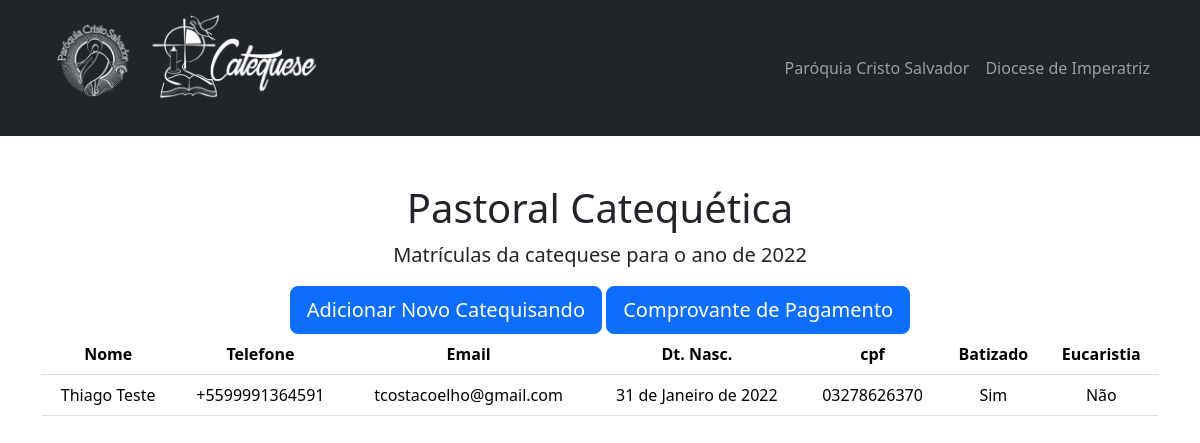
The app's page /cpf_validate/03278626370, older data.
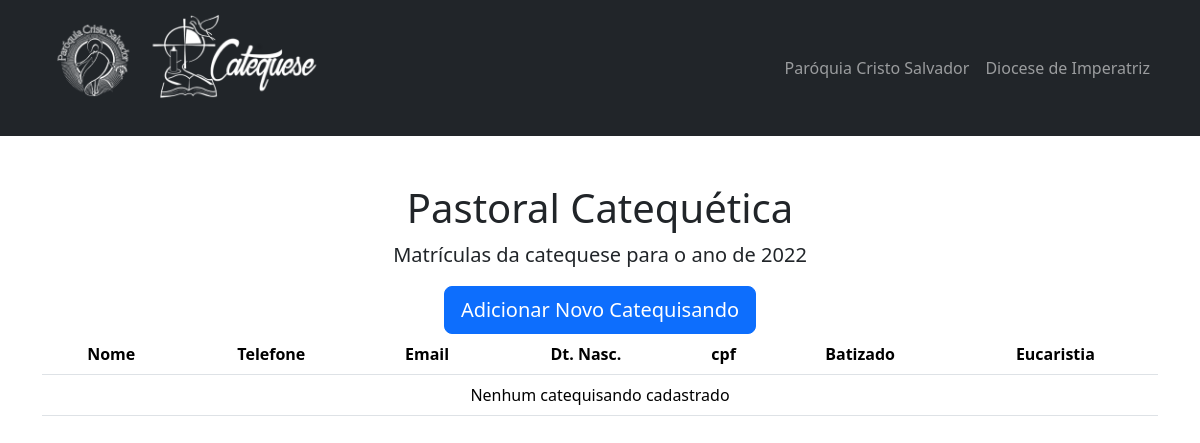
The same page, newer data.
### matriculas/matricula/models.py (models this page shows, shortened)
class Matricula(models.Model):
    user = models.ForeignKey(settings.AUTH_USER_MODEL, on_delete=models.CASCADE, null=True, blank=True)
    turma = models.ForeignKey("matricula.Turma", on_delete=models.CASCADE, null=True, blank=True)
    name = models.CharField('Nome compeleto', max_length=300)
    phone = models.CharField("Telefone", max_length=20, blank=True)
    email = models.EmailField("Email")
    birth_date = models.DateField('Data de Nascimento', max_length=300)
    document = models.ImageField(verbose_name="Foto documento de identificação",  upload_to='documents/', blank=True)
    cpf = BRCPFField("CPF do responsável", max_length=20, blank=True)
    mother_name = models.CharField('Nome da Mãe', max_length=300)
    address = models.CharField('Endereço Completo', max_length=500)
    created_date = models.DateTimeField(default=timezone.now)
    last_class = models.CharField("Última turma de catequese", max_length=20, null=True, blank=True)
    last_year = models.IntegerField(
        "Último ano na catequese", validators=[MinValueValidator(2000), MaxValueValidator(2022)], null=True, blank=True
    )
    baptized = models.BooleanField("Já foi Batizado", default=False)
    eucharisted = models.BooleanField("Recebeu Eucaristia", default=False)
    baptism = models.ImageField(verbose_name="Foto Lembrança do Batismo", upload_to='documents/', blank=True)
    eucharist = models.ImageField(verbose_name="Foto Lembrança da Eucaristia", upload_to='documents/', blank=True)

### matriculas/matricula/views.py (the view)
# urls.py: path('cpf_validate/', views.cpf_not_validate, name='cpf_not_validate'),
def cpf_validate(request, cpf):
    cpf = input_mask_remove(cpf)
    if request.method == 'GET':
        matriculas = Matricula.objects.all()
        if cpf:
            matriculas = matriculas.filter(cpf=cpf)
        else:
            return HttpResponseNotFound("Impossível prosseguir sem CPF")
        return render(request, 'matricula/cpf_validate.html', {'cpf': cpf, 'matriculas': matriculas})

### matriculas/matricula/views.py (called while the page is built)
def input_mask_remove(value):
    regex_syntax = r"\D"
    value = re.sub(regex_syntax, "", value)
    return value

### templates/matricula/cpf_validate.html
{% extends 'matricula/base.html' %}
{% block content %}
<div>
  <a class="btn btn-primary btn-lg btn-block" href="{% url 'catequisando' cpf %}">Adicionar Novo Catequisando</a>
  {% if matriculas.count %}
  <a class="btn btn-primary btn-lg btn-block" href="{% url 'proof_list' cpf %}">Comprovante de Pagamento</a>
  {% endif %}
</div>
<table class="table">
  <thead>
    <tr>
      <th>Nome</th>
      <th>Telefone</th>
      <th>Email</th>
      <th>Dt. Nasc.</th>
      <th>cpf</th>
      <th>Batizado</th>
      <th>Eucaristia</th>
    </tr>
  </thead>
  <tbody>
    {% for matricula in matriculas %}
    <tr>
      <td>{{matricula.name}}</td>
      <td>{{matricula.phone}}</td>
      <td>{{matricula.email}}</td>
      <td>{{matricula.birth_date}}</td>
      <td>{{matricula.cpf}}</td>
      <td>{% if matricula.baptized %} Sim {% else %} Não {% endif %}</td>
      <td>{% if matricula.eucharisted %} Sim {% else %} Não {% endif %}</td>
    </tr>
    {% empty %}
    <tr class="group">
      <td colspan="7" class="text-center">Nenhum catequisando cadastrado</td>
    </tr>
    {% endfor %}
  </tbody>
</table>
{% endblock %}

### templates/matricula/base.html (shortened to what this page needs)
{% load static %}
<!DOCTYPE html>
<html lang="pt-br">
    <head>
    </head>
    <body>
      {% load bootstrap5 %}
      {% bootstrap_css %}
        <nav class="navbar navbar-expand-lg navbar-dark bg-dark">
            <div class="container">
                <a class="navbar-brand" href="/">
                  <img class="d-block mx-auto mb-4"
                  src="{% static 'icons/logob.png' %}"
                  width="288"
                  >
                </a>
                <div class="collapse navbar-collapse" id="navbarSupportedContent">
                    <ul class="navbar-nav ms-auto mb-2 mb-lg-0">
                        <li class="nav-item"><a class="nav-link" aria-current="page" href="#">Paróquia Cristo Salvador</a></li>
                        <li class="nav-item"><a class="nav-link" href="#">Diocese de Imperatriz</a></li>
                    </ul>
                </div>
            </div>
        </nav>
        <div class="container">
            <div class="text-center mt-5">
                <h1>Pastoral Catequética</h1>
                <p class="lead">Matrículas da catequese para o ano de 2022</p>
                {% block content %}
                {% endblock %}
            </div>
        </div>
    </body>
</html>

Row changes from the older to the newer data that the page shows:
removed Matricula: name "Thiago Teste", phone "+5599991364591", email "tcostacoelho@gmail.com", birth_date "31 de Janeiro de 2022", cpf "03278626370", baptized "Sim", eucharisted "Não"
Text that changed along with them:
text no longer shown: "Comprovante de Pagamento"
text now shown: "Nenhum catequisando cadastrado"
